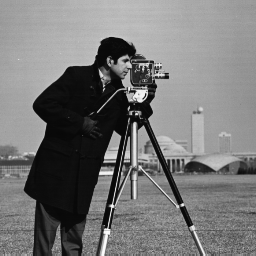
#> input picture LAB_4/cameraman.tif, 256 x 256 px
$ jupyter execute LAB4.ipynb
#> lines starting #> are read from the running program, lines starting #| are printed output that depends on the picture
[cell 1]
import cv2
import matplotlib.pyplot as plt
from google.colab.patches import cv2_imshow
import numpy as np

[cell 2]
path = r'cameraman.tif'

img = cv2.imread(path, cv2.IMREAD_GRAYSCALE)
#> img is the input picture: shape (256, 256); min 7, max 253, mean 118.7

cv2_imshow(img)

**ROTATING_IMAGE**

[cell 3]
def rotateImage(image, angle):
#> called with angle = 45
  image_center = tuple(np.array(image.shape[1::-1]) / 2)
#> image_center = (128, 128)
  rot_mat = cv2.getRotationMatrix2D(image_center, angle, 1.0)
  result = cv2.warpAffine(image, rot_mat, image.shape[1::-1], flags=cv2.INTER_LINEAR)
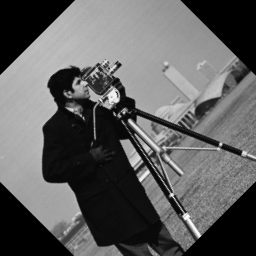
#> result: shape (256, 256); min 0, max 251, mean 95.5
  return result

[cell 4]
r_img = rotateImage(img, angle = 45)
cv2_imshow(r_img)

**HARRIS**

[cell 5]
def HARRIS(image):
  im = np.float32(image)
  corners_img = cv2.cornerHarris(im,3,3,0.04)
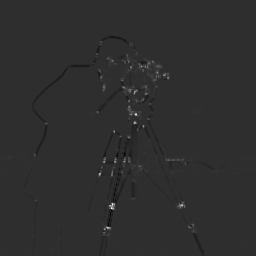
#> corners_img: shape (256, 256) float32; min -30667648, max 136694816, mean 118387; drawn with min black and max white
  im[corners_img>0.001*corners_img.max()] = 255
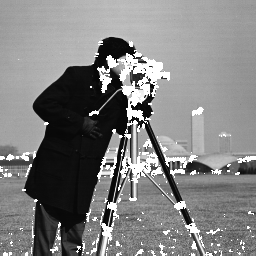
#> im: shape (256, 256) float32; min 7, max 255, mean 128.7
  return im

[cell 6]
cv2_imshow(HARRIS(img))

[cell 7]
cv2_imshow(HARRIS(r_img))
#> in HARRIS (call 2), `corners_img = cv2.cornerHarris(im,3,3,0.04)`:
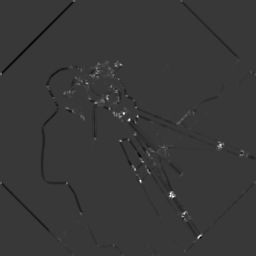
#> corners_img: shape (256, 256) float32; min -17822008, max 62572504, mean -31538.3; drawn with min black and max white
#> in HARRIS (call 2), `im[corners_img>0.001*corners_img.max()] = 255`:
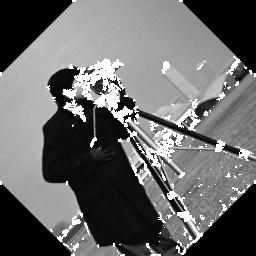
#> im: shape (256, 256) float32; min 0, max 255, mean 105.6

**FAST_FEATURE_DETECTOR**

[cell 8]
def FastFeatureDetector(img , threshold = 50):

  # Initiate FAST object with default values
#> called with threshold = 50
  fast = cv2.FastFeatureDetector_create(50)
  # find and draw the keypoints
  kp = fast.detect(img,None)
#> kp = 246 keypoints; strongest (x, y, size): (136, 114, 7), (135, 123, 7), (104, 161, 7), (143, 126, 7)
  return cv2.drawKeypoints(img, kp, img,color=(255,0,0))
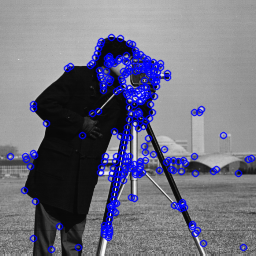
#> returned value: shape (256, 256, 3); mean of channels 0, 1, 2 129.4, 112.1, 112.1; drawn as B, G, R

[cell 9]
cv2_imshow(FastFeatureDetector(img))

[cell 10]
cv2_imshow(FastFeatureDetector(r_img))
#> call 2 of FastFeatureDetector, with threshold = 50
#> in FastFeatureDetector (call 2), `kp = fast.detect(img,None)`: kp = 211 keypoints; strongest (x, y, size): (129, 120, 7), (135, 168, 7), (142, 161, 7), (137, 116, 7)
#> in FastFeatureDetector (call 2), `return cv2.drawKeypoints(img, kp, img,color=(255,0,0))`:
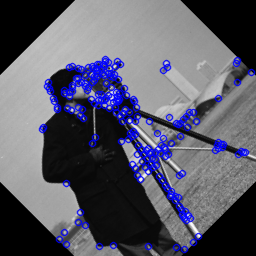
#> returned value: shape (256, 256, 3); mean of channels 0, 1, 2 104.8, 89.7, 89.7; drawn as B, G, R

**ORB**

[cell 11]
def ORB(img):

  # Initiate STAR detector
  orb = cv2.ORB_create()

  # find the keypoints with ORB
  kp = orb.detect(img,None)
#> kp = 461 keypoints; strongest (x, y, size): (112, 205, 31), (110, 206, 31), (142, 66, 31), (147, 65, 31)

  # compute the descriptors with ORB
  kp, des = orb.compute(img, kp)

  # draw only keypoints location,not size and orientation
  img2 = cv2.drawKeypoints(img,kp,img,color=(0,255,0), flags=0)
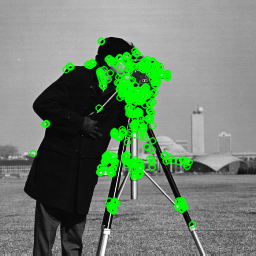
#> img2: shape (256, 256, 3); mean of channels 0, 1, 2 111.7, 129.5, 111.7; drawn as B, G, R

  return img2

[cell 12]
cv2_imshow(ORB(img))

[cell 13]
cv2_imshow(ORB(r_img))
#> in ORB (call 2), `kp = orb.detect(img,None)`: kp = 462 keypoints; strongest (x, y, size): (171, 194, 31), (170, 196, 31), (116, 99, 92.6), (140, 179, 31)
#> in ORB (call 2), `img2 = cv2.drawKeypoints(img,kp,img,color=(0,255,0), flags=0)`:
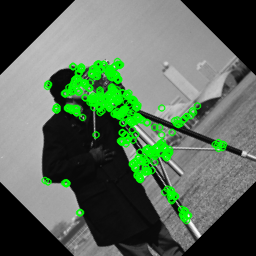
#> img2: shape (256, 256, 3); mean of channels 0, 1, 2 88.4, 106.3, 88.4; drawn as B, G, R
